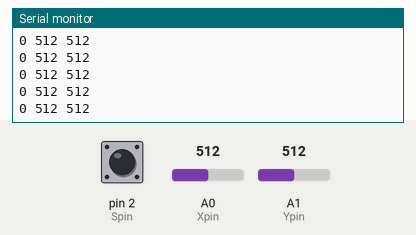
Bench run of a sketch on a simulated Arduino Uno, built with avr-gcc and run on an emulated ATmega328P. Parts: the last lines printed to the serial monitor. The test bench sets the inputs (shaded band); at power-on: A0 (Xpin) = 512, pin 2 (Spin) HIGH, A1 (Ypin) = 512.

Above: at 1.4 s.
1.5 s: A0 (Xpin) set to 28
At 1.66 s:
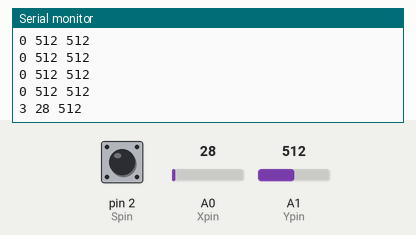
3.0 s: A0 (Xpin) set to 23
At 3.23 s:
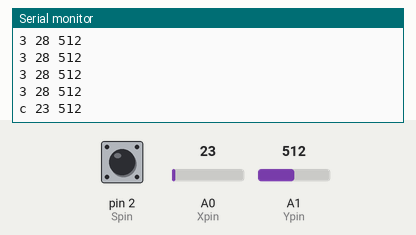
Timing chart, 0 to 6.0 s (numbered marks = the images above; inputs shaded):
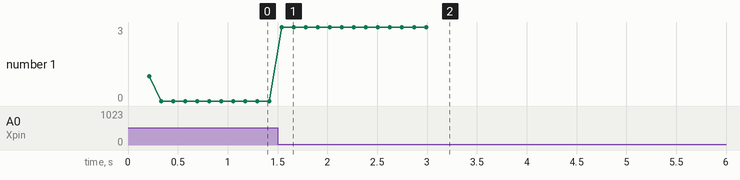

The sketch:

MASTER_HCO5.ino
```cpp
#include <SoftwareSerial.h>

#define BT_NAME   "BT_Master"

#define SLAVE_ADDRESS "0023,05,00319E"  //98d3:31:8095c3
const long baudRate = 38400;
char c[16];
boolean NL = true;
SoftwareSerial mySerial(8,9); // RX, TX
int Xpin=A0;
int Ypin=A1;
int Spin=2;
String str="helo";
int Xval;
int Yval;
int Sval;
int dt=200;
char c1='11';
char c2='0';

void setup()
{
  Serial.begin(38400);

pinMode(Xpin,INPUT);
pinMode(Ypin,INPUT);
pinMode(Spin,INPUT);
digitalWrite(Spin,HIGH);
  mySerial.begin(38400);
  Serial.println("Arduino Sender");


digitalWrite(Spin,HIGH);

 delay(200);


}

void updateSerial(void)
{
}

void loop()
{
 Xval=analogRead(Xpin);
 delay(10);
 Yval=analogRead(Ypin);
 Sval=digitalRead(Spin);

   int n = 42;

if(Yval>535&&Yval<1010&&Xval<820&&Xval>128)
{
  c1='5';
}

if(Yval>=1010&&Yval<1025&&Xval<820&&Xval>400)
{
  c1='b';
}
if(Yval<=100&&Yval>25&&Xval<750&&Xval>400)
{
  c1='1';
}
if(Yval<=25&&Yval>=0&&Xval<1000&&Xval>300)
{
  c1='a';
}


if(Xval>535&&Xval<1020 &&Yval>350&&Yval<710)
{
  c1='7';
}
if(Xval>=1020&&Xval<1025&&Yval>150&&Yval<710)
{
  c1='d';
}
if(Xval<=480&&Xval>25&&Yval>190&&Yval<677)
{
  c1='3';
}
if(Xval<=25&&Xval>=0&&Yval>190&&Yval<860)
{
  c1='c';
}


if(Yval<120 &&Xval>1010)
{
  c1='8';
}
if(Yval>725 &&Xval>950)
{
  c1='6';
}
if(Yval<140 &&Xval<240)
{
  c1='2';
}
if(Yval>940 &&Xval<190)
{
  c1='4';
}

   Serial.print(c1);Serial.print(" ");Serial.print(Xval);Serial.print(" ");Serial.println(Yval);

delay(10);
// mySerial.print(c2);
      delay(100);
      mySerial.print(c1);
      c1='0';}
```

Measured:
- the behaviour switches between 26 and 25 on A0 (Xpin) (found by bisection; images 1 and 2)
- after the input at 1.5 s, the serial monitor: prints a new line at once (image 1)
- after the input at 3.0 s, the serial monitor: prints a new line after 0.11 s (image 2)
- plotted number 1: 0 → 3 after the input at 1.5 s
